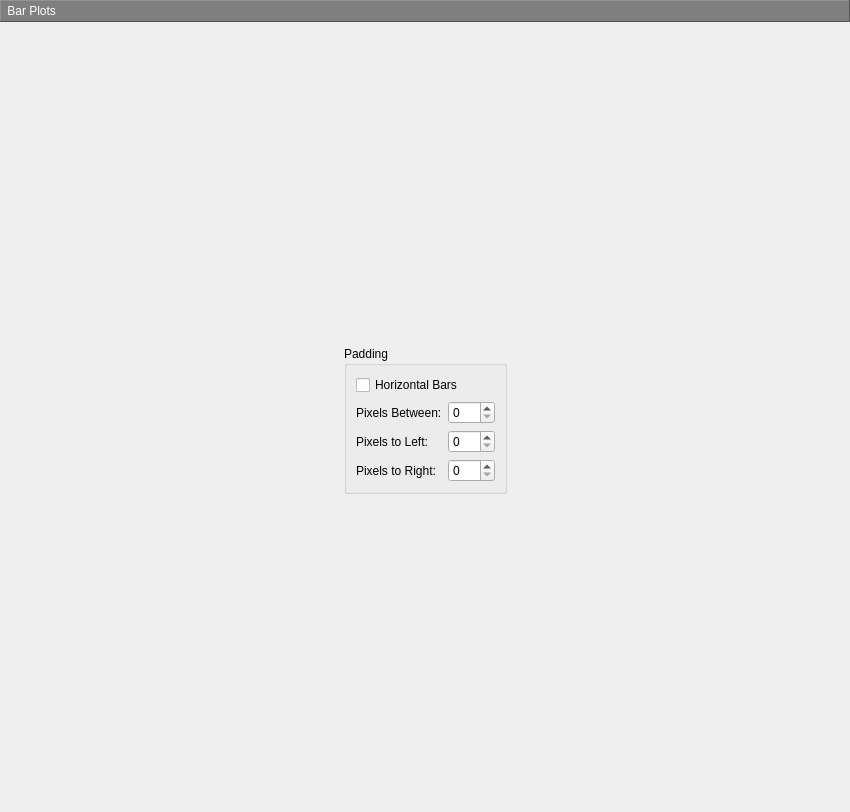
       <widget class="QWidget" name="page_14">
        <layout class="QVBoxLayout" name="verticalLayout_71">
         <property name="leftMargin">
          <number>0</number>
         </property>
         <property name="topMargin">
          <number>0</number>
         </property>
         <property name="rightMargin">
          <number>0</number>
         </property>
         <property name="bottomMargin">
          <number>0</number>
         </property>
         <item>
          <widget class="QLabel" name="label_191">
           <property name="minimumSize">
            <size>
             <width>0</width>
             <height>22</height>
            </size>
           </property>
           <property name="styleSheet">
            <string notr="true">color: rgb(255, 255, 255);
background-color: rgb(127, 127, 127);</string>
           </property>
           <property name="frameShape">
            <enum>QFrame::Panel</enum>
           </property>
           <property name="frameShadow">
            <enum>QFrame::Raised</enum>
           </property>
           <property name="text">
            <string> Bar Plots</string>
           </property>
          </widget>
         </item>
         <item>
          <spacer name="verticalSpacer_16">
           <property name="orientation">
            <enum>Qt::Vertical</enum>
           </property>
           <property name="sizeHint" stdset="0">
            <size>
             <width>20</width>
             <height>318</height>
            </size>
           </property>
          </spacer>
         </item>
         <item>
          <layout class="QHBoxLayout" name="horizontalLayout_30">
           <item>
            <spacer name="horizontalSpacer_63">
             <property name="orientation">
              <enum>Qt::Horizontal</enum>
             </property>
             <property name="sizeHint" stdset="0">
              <size>
               <width>344</width>
               <height>20</height>
              </size>
             </property>
            </spacer>
           </item>
           <item>
            <widget class="QGroupBox" name="groupBox_30">
             <property name="title">
              <string>Padding</string>
             </property>
             <layout class="QVBoxLayout" name="verticalLayout_48">
              <item>
               <widget class="QCheckBox" name="checkBox_32">
                <property name="text">
                 <string>Horizontal Bars</string>
                </property>
                <property name="checked">
                 <bool>false</bool>
                </property>
               </widget>
              </item>
              <item>
               <layout class="QGridLayout" name="gridLayout_15">
                <item row="0" column="0">
                 <widget class="QLabel" name="label_116">
                  <property name="text">
                   <string>Pixels Between:</string>
                  </property>
                 </widget>
                </item>
                <item row="0" column="1">
                 <widget class="QSpinBox" name="spinBox_between">
                  <property name="maximum">
                   <number>999</number>
                  </property>
                 </widget>
                </item>
                <item row="1" column="0">
                 <widget class="QLabel" name="label_117">
                  <property name="text">
                   <string>Pixels to Left:</string>
                  </property>
                 </widget>
                </item>
                <item row="1" column="1">
                 <widget class="QSpinBox" name="spinBox_left">
                  <property name="maximum">
                   <number>999</number>
                  </property>
                 </widget>
                </item>
                <item row="2" column="0">
                 <widget class="QLabel" name="label_118">
                  <property name="text">
                   <string>Pixels to Right:</string>
                  </property>
                 </widget>
                </item>
                <item row="2" column="1">
                 <widget class="QSpinBox" name="spinBox_right">
                  <property name="maximum">
                   <number>999</number>
                  </property>
                 </widget>
                </item>
               </layout>
              </item>
             </layout>
            </widget>
           </item>
           <item>
            <spacer name="horizontalSpacer_64">
             <property name="orientation">
              <enum>Qt::Horizontal</enum>
             </property>
             <property name="sizeHint" stdset="0">
              <size>
               <width>343</width>
               <height>20</height>
              </size>
             </property>
            </spacer>
           </item>
          </layout>
         </item>
         <item>
          <spacer name="verticalSpacer_17">
           <property name="orientation">
            <enum>Qt::Vertical</enum>
           </property>
           <property name="sizeHint" stdset="0">
            <size>
             <width>20</width>
             <height>318</height>
            </size>
           </property>
          </spacer>
         </item>
        </layout>
       </widget>
